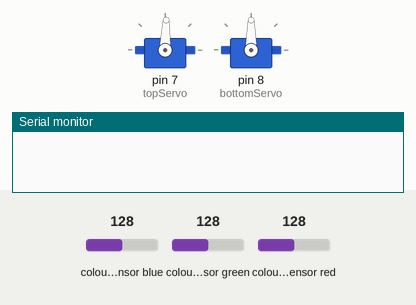
Recording of a sketch running on a simulated Arduino Uno, built with avr-gcc and run on an emulated ATmega328P. On the bench: 2 × servo, the last lines printed to the serial monitor. Wiring (inferred from the names in the program): TCS3200 colour sensor: output pin 6; S2 pin 4; S3 pin 5; S0 pin 2; S1 pin 3. The inputs (shaded band) are chosen by the test bench; at power-on: colour sensor green 128, colour sensor red 128, colour sensor blue 128.

Above: at 1.2 s.
1.3 s: colour sensor green set to 100
4.3 s: colour sensor green set to 95
At 6.6 s:
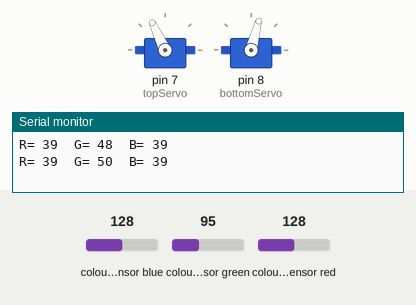
7.3 s: colour sensor red set to 123
At 9.9 s:
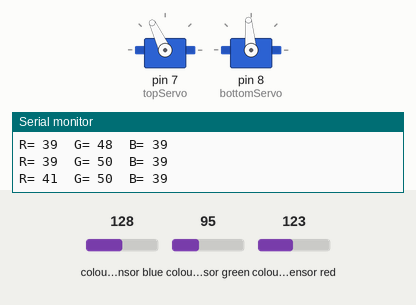
10.3 s: colour sensor green set to 64
At 13.0 s:
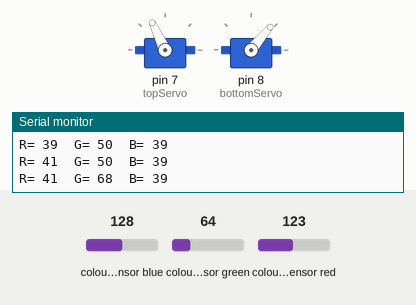
13.3 s: colour sensor green set to 191
At 16.2 s:
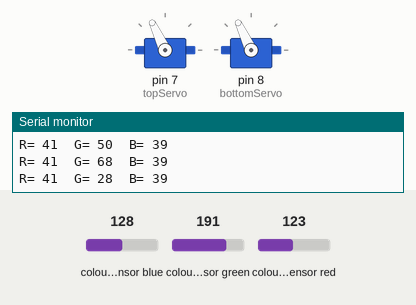
Timing chart, 0 to 17.3 s (numbered marks = the images above; inputs shaded):
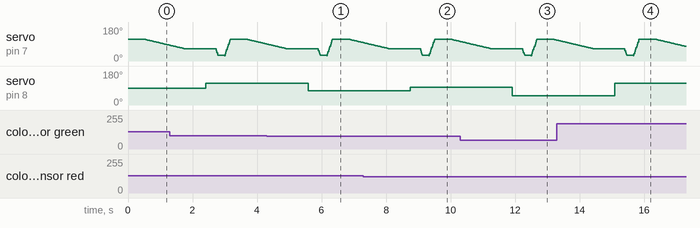

The sketch:

Color_Sorting_Machine.ino
```cpp
/*     Arduino Project - Color Sorting Machine
 *
 *  by Dejan Nedelkovski, www.HowToMechatronics.com
 *
 */
#include <Servo.h>

#define S0 2
#define S1 3
#define S2 4
#define S3 5
#define sensorOut 6

Servo topServo;
Servo bottomServo;

int frequency = 0;
int color=0;

void setup() {
  pinMode(S0, OUTPUT);
  pinMode(S1, OUTPUT);
  pinMode(S2, OUTPUT);
  pinMode(S3, OUTPUT);
  pinMode(sensorOut, INPUT);

  // Setting frequency-scaling to 20%
  digitalWrite(S0, HIGH);
  digitalWrite(S1, LOW);

  topServo.attach(7);
  bottomServo.attach(8);

  Serial.begin(9600);
}

void loop() {

  topServo.write(115);
  delay(500);

  for(int i = 115; i > 65; i--) {
    topServo.write(i);
    delay(25);
  }
  delay(500);

  color = readColor();
  delay(10);

  switch (color) {
    case 1:  //red
    bottomServo.write(50);
   //Serial.println(bottomServo.write());
    break;

    case 2:  //orange
    bottomServo.write(75);
    break;

    case 3:   //green
    bottomServo.write(95);
    break;

    case 4:  //yellow
    bottomServo.write(115);
    break;

    case 5:   //brown
    bottomServo.write(135);
    break;

    case 6:   //blue
    bottomServo.write(155);
    break;

    case 0:
     //bottomServo.write(20);
    break;
  }
  delay(300);

  for(int i = 65; i > 29; i--) {
    topServo.write(i);
    delay(2);
  }
  delay(200);

  for(int i = 29; i < 115; i++) {
    topServo.write(i);
    delay(2);
  }
  color=0;
}

// Custom Function - readColor()
int readColor() {
  // Setting red filtered photodiodes to be read
  digitalWrite(S2, LOW);
  digitalWrite(S3, LOW);
  // Reading the output frequency
  frequency = pulseIn(sensorOut, LOW);
  int R = frequency;
  // Printing the value on the serial monitor
  Serial.print("R= ");//printing name
  Serial.print(frequency);//printing RED color frequency
  Serial.print("  ");
  delay(50);

  // Setting Green filtered photodiodes to be read
  digitalWrite(S2, HIGH);
  digitalWrite(S3, HIGH);
  // Reading the output frequency
  frequency = pulseIn(sensorOut, LOW);
  int G = frequency;
  // Printing the value on the serial monitor
  Serial.print("G= ");//printing name
  Serial.print(frequency);//printing RED color frequency
  Serial.print("  ");
  delay(50);

  // Setting Blue filtered photodiodes to be read
  digitalWrite(S2, LOW);
  digitalWrite(S3, HIGH);
  // Reading the output frequency
  frequency = pulseIn(sensorOut, LOW);
  int B = frequency;
  // Printing the value on the serial monitor
  Serial.print("B= ");//printing name
  Serial.print(frequency);//printing RED color frequency
  Serial.println("  ");
  delay(50);

  if(R<=54 & R>=32 & G<=95 & G>=51){
    color = 1; // Red
  }
  if(G<=57 & G>=41 & B<=41 &B>=36){
    color = 2; // Orange
  }
  if(R<=62 & R>=40 & G<=55 & G>=40){
    color = 3; // Green
  }
  if(R<=47 & R>=30 & G<=49 & G>=28){
    color = 4; // Yellow
  }
  if(R<=46 & R>=40 & B<=33 & B>=32){
    color = 5; // Pink
  }
  if (G<=49 & G>=37 & B<=32 &B>=31){
    color = 6; // Blue
  }
  return color;
}
```

Measured:
- the behaviour switches between 98 and 97 on colour sensor green (found by bisection; images 0 and 1)
- the behaviour switches between 128 and 127 on colour sensor red (found by bisection; images 1 and 2)
- after the input at 4.3 s, servo on pin 8 (bottomServo): 115° → 75° after 1.3 s
- after the input at 7.3 s, servo on pin 8 (bottomServo): 75° → 95° after 1.5 s
- after the input at 10.3 s, servo on pin 8 (bottomServo): 95° → 50° after 1.6 s
- after the input at 13.3 s, servo on pin 8 (bottomServo): 50° → 115° after 1.8 s
